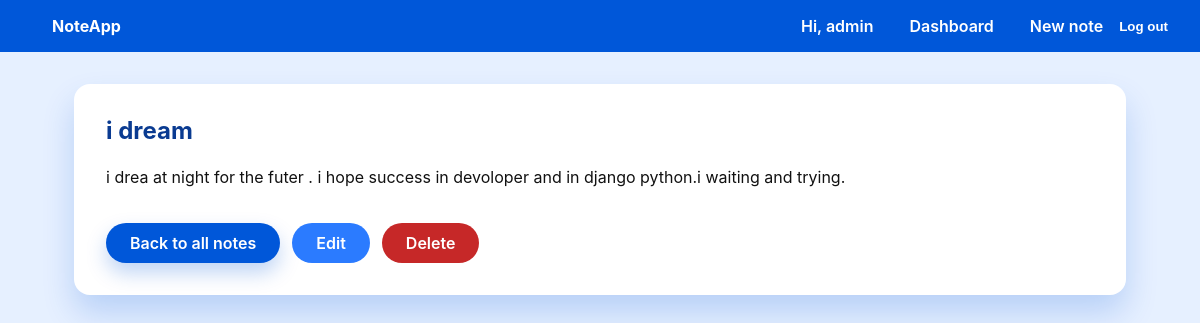
/note/4/ (signed in), run on the app's committed database.
### notes/models.py (models this page shows, shortened)
class Note(models.Model):
    User=models.ForeignKey(User,on_delete=models.CASCADE,related_name='notes')
    title = models.CharField(max_length=50)
    content = models.TextField(blank=True)
    created_at = models.DateTimeField(auto_now_add=True)
    updated_at = models.DateTimeField(auto_now=True)
    class Meta:
        ordering = ["-updated_at"]

### notes/views.py (the view)
# urls.py: path("note/<int:pk>/", detail_data, name="detail"),
@login_required
def detail_data(request, pk):
    note = get_object_or_404(Note, pk=pk, User=request.user)
    return render(request, "notes/detail.html", {"note": note})

### notes/templates/notes/detail.html (shortened to what this page needs)
{% extends "base.html" %}
{% block content %}
<section class="panel">
    <h1>{{ note.title }}</h1>
    <p>{{ note.content }}</p>
    <div class="actions">
        <a class="btn btn-primary" href="{% url 'notes:read' %}">Back to all notes</a>
        <a class="btn btn-secondary" href="{% url 'notes:update' note.pk %}">Edit</a>
        <a class="btn btn-danger" href="{% url 'notes:delete' note.pk %}">Delete</a>
    </div>
</section>
{% endblock %}

### notes/templates/base.html (shortened to what this page needs)
<!DOCTYPE html>
<html lang="en">
<head>
</head>
<body>
    <nav>
        <a href="{% url 'notes:read' %}"><strong>NoteApp</strong></a>
        <div class="nav-links">
            {% if user.is_authenticated %}
            <span>Hi, {{ user.get_username }}</span>
            <a href="{% url 'notes:read' %}">Dashboard</a>
            <a href="{% url 'notes:create' %}">New note</a>
            <form class="logout-form" method="post" action="{% url 'logout' %}">
                <button class="btn-link" type="submit">Log out</button>
            </form>
            {% else %}
            <a href="{% url 'login' %}">Log in</a>
            {% endif %}
        </div>
    </nav>
    <div class="main-container">
        {% block content %}{% endblock %}
    </div>
</body>
</html>

### data on the page
Note: title "i dream", content "i drea at night for the futer . i hope success in devoloper and in django python.i waiting and trying."

### other printed values
{{ user.get_username }} "admin"
